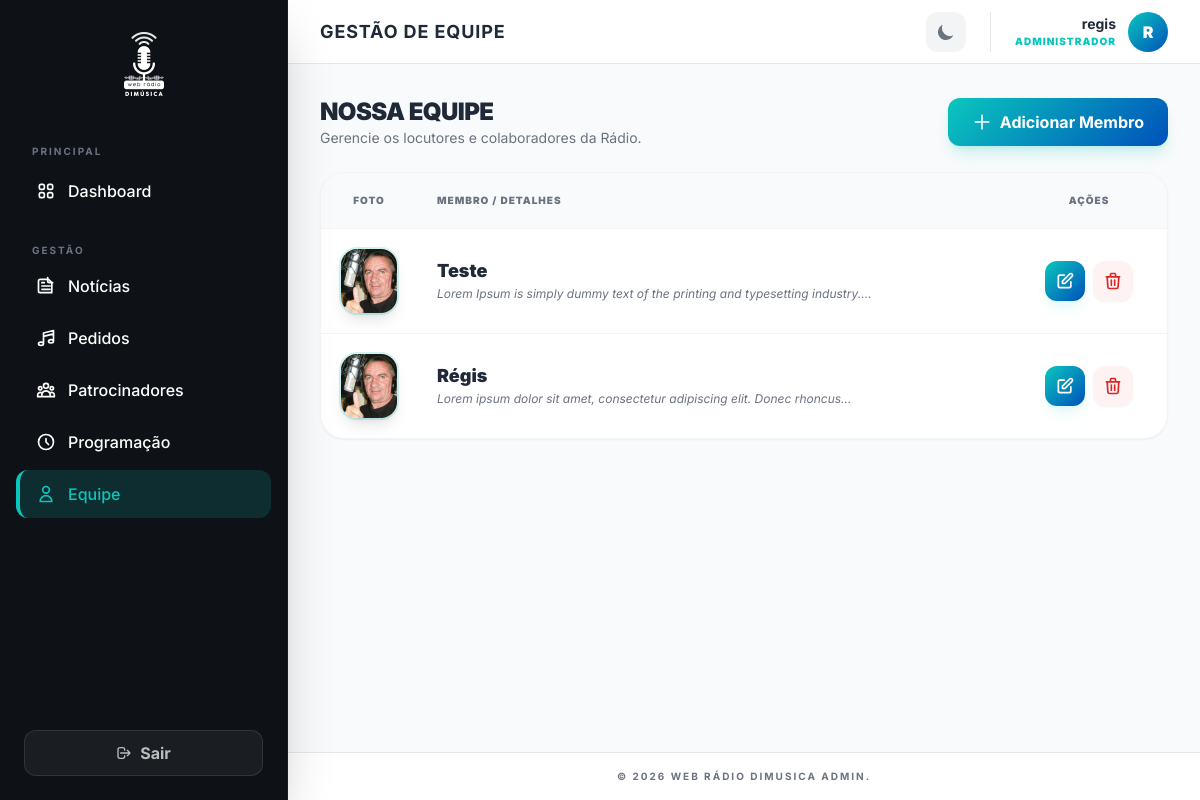
Before: /painel/equipe/ (signed in) with the older database file.
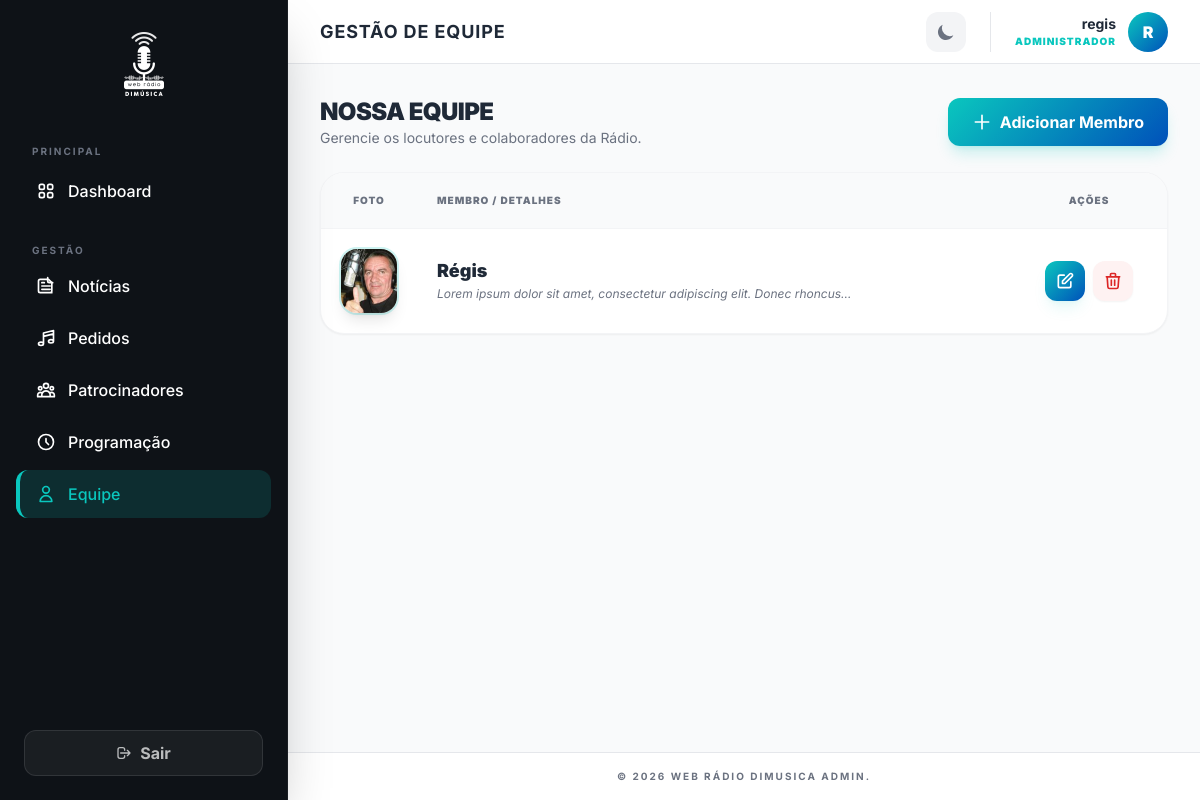
After: the same page with the newer database file.
### core/models.py (models this page shows, shortened)
class Equipe(models.Model):
    nome = models.CharField(max_length=150)
    descricao = models.TextField()
    foto = models.ImageField(upload_to='equipe/')

### webadmin/views.py (the view)
# urls.py: path('equipe/', views.equipe_list, name='admin_equipe_list'),
@login_required(login_url='admin_login')
def equipe_list(request):
    equipe = Equipe.objects.all()
    return render(request, 'webadmin/equipe_list.html', {'equipe': equipe})

### webadmin/templates/webadmin/equipe_list.html (shortened to what the changed rows need)
{% extends 'webadmin/base.html' %}
{% block page_title %}Gestão de Equipe{% endblock %}
{% block content %}
<div class="space-y-6">
    <div class="flex flex-col sm:flex-row justify-between items-start sm:items-center gap-4">
        <div>
            <h2 class="text-2xl font-black text-gray-800 dark:text-white uppercase tracking-tight">Nossa Equipe</h2>
        </div>
    </div>
    <div class="bg-white dark:bg-dark-lighter rounded-3xl border border-gray-100 dark:border-white/5 shadow-sm overflow-hidden">
        <div class="overflow-x-auto">
            <table class="w-full text-left border-collapse">
                <thead>
                    <tr class="bg-gray-50 dark:bg-white/5 text-gray-500 dark:text-gray-400">
                        <th class="p-5 text-[10px] font-black uppercase tracking-widest border-b border-gray-100 dark:border-white/5 text-center w-24">Foto</th>
                        <th class="p-5 text-[10px] font-black uppercase tracking-widest border-b border-gray-100 dark:border-white/5">Membro / Detalhes</th>
                        <th class="p-5 text-[10px] font-black uppercase tracking-widest border-b border-gray-100 dark:border-white/5 text-center">Ações</th>
                    </tr>
                </thead>
                <tbody class="divide-y divide-gray-100 dark:divide-white/5">
                    {% for item in equipe %}
                    <tr class="hover:bg-gray-50/50 dark:hover:bg-white/5 transition-colors group">
                        <td class="p-5">
                            <div class="flex justify-center">
                                {% if item.foto %}
                                <img src="{{ item.foto.url }}" alt="{{ item.nome }}" class="h-16 w-16 object-cover rounded-2xl ring-2 ring-teal/20 dark:ring-teal/10 shadow-lg transition-transform group-hover:scale-110">
                                {% else %}
                                <div class="h-16 w-16 bg-gray-100 dark:bg-white/5 rounded-2xl flex items-center justify-center text-gray-400 font-black text-xl border-2 border-dashed border-gray-200 dark:border-white/10">
                                    {{ item.nome|first }}
                                </div>
                                {% endif %}
                            </div>
                        </td>
                        <td class="p-5">
                            <div class="flex flex-col">
                                <span class="text-lg font-black text-gray-800 dark:text-white group-hover:text-teal transition-colors leading-tight">{{ item.nome }}</span>
                                <span class="text-xs text-gray-500 dark:text-gray-400 mt-1 line-clamp-1 italic max-w-md">{{ item.descricao }}</span>
                            </div>
                        </td>
                        <td class="p-5">
                            <div class="flex items-center justify-center gap-2">
                                <a href="{% url 'admin_equipe_edit' item.pk %}" class="btn-gradient text-white p-2.5 rounded-xl shadow-lg shadow-teal/10 hover:scale-110 active:scale-95 transition-all" title="Editar">
                                    <svg class="w-5 h-5" fill="none" stroke="currentColor" viewBox="0 0 24 24"><path stroke-linecap="round" stroke-linejoin="round" stroke-width="2" d="M11 5H6a2 2 0 00-2 2v11a2 2 0 002 2h11a2 2 0 002-2v-5m-1.414-9.414a2 2 0 112.828 2.828L11.828 15H9v-2.828l8.586-8.586z" /></svg>
                                </a>
                                <form action="{% url 'admin_equipe_delete' item.pk %}" method="post" class="inline">
                                    <button type="button" onclick="openDeleteModal(this.parentElement, '{{ item.nome|escapejs }}')" class="p-2.5 rounded-xl bg-red-50 dark:bg-red-900/20 text-red-600 dark:text-red-400 hover:bg-red-600 hover:text-white transition-all shadow-sm" title="Excluir">
                                        <svg class="w-5 h-5" fill="none" stroke="currentColor" viewBox="0 0 24 24"><path stroke-linecap="round" stroke-linejoin="round" stroke-width="2" d="M19 7l-.867 12.142A2 2 0 0116.138 21H7.862a2 2 0 01-1.995-1.858L5 7m5 4v6m4-6v6m1-10V4a1 1 0 00-1-1h-4a1 1 0 00-1 1v3M4 7h16" /></svg>
                                    </button>
                                </form>
                            </div>
                        </td>
                    </tr>
                    {% empty %}
                    <tr>
                        <td colspan="3" class="p-16 text-center text-gray-500 italic">
                            Nenhum membro da equipe cadastrado ainda.
                        </td>
                    </tr>
                    {% endfor %}
                </tbody>
            </table>
        </div>
    </div>
</div>
{% endblock %}

Changed rows visible on the page:
removed Equipe: foto (picture), nome "Teste", descricao "Lorem Ipsum is simply dummy text of the printing and typesetting…"
